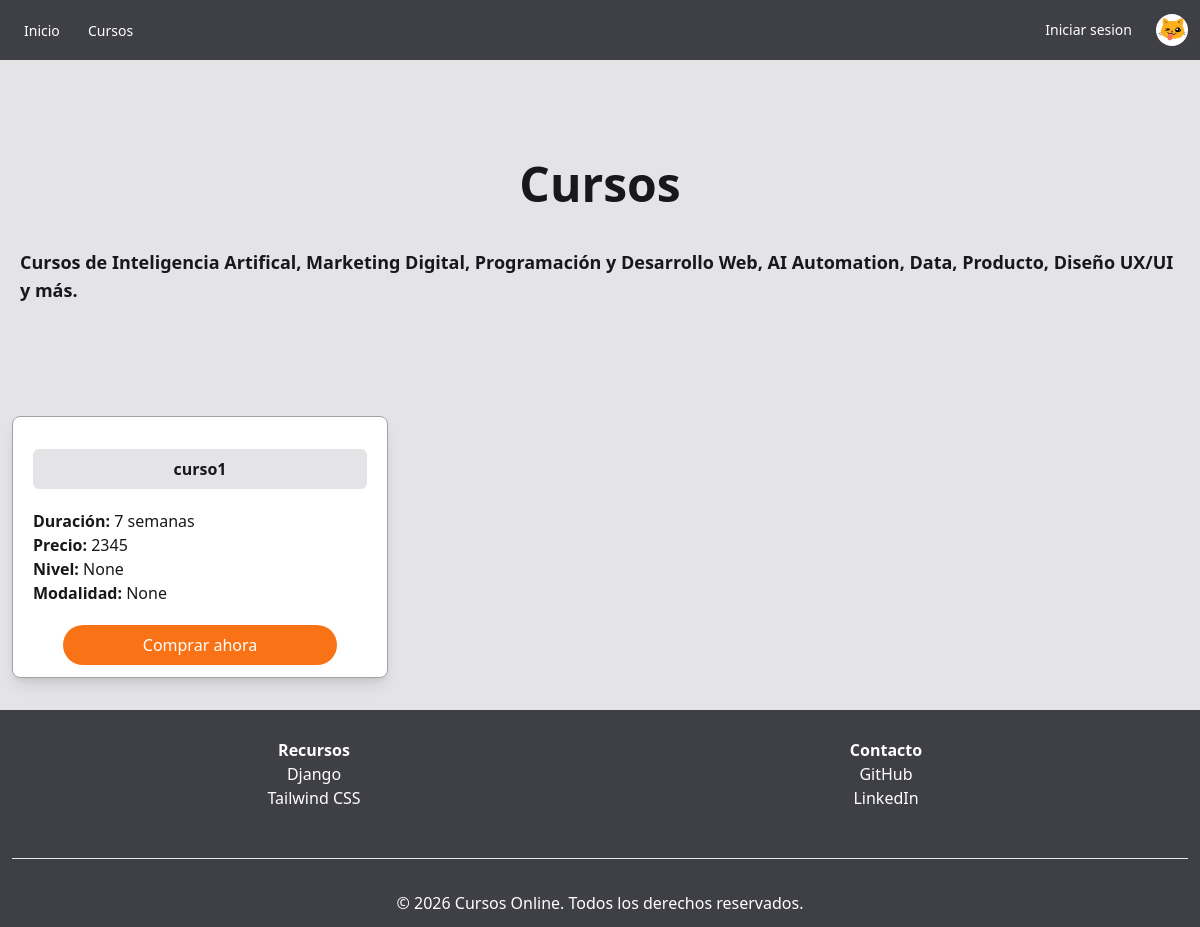
Before: /cursos/ with the older database file.
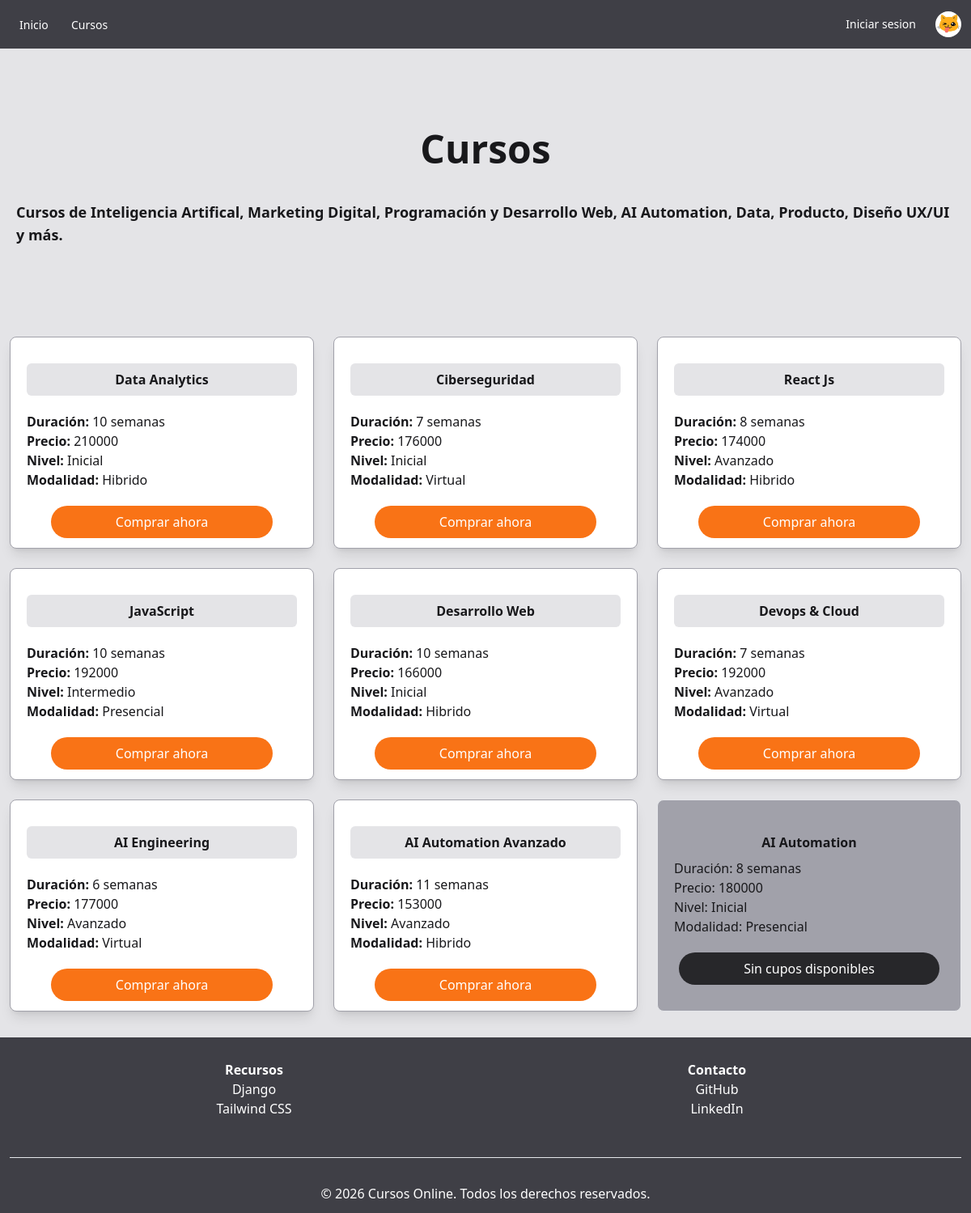
After: the same page with the newer database file.
### cursos/models.py (models this page shows, shortened)
class Curso(models.Model):
    nombre = models.CharField(max_length=100)
    duracion = models.IntegerField()
    precio = models.IntegerField()
    activo = models.BooleanField(default=True)
    modalidad = models.ForeignKey(
        Modalidad,
        on_delete=models.CASCADE,
        related_name="modalidad",
        default=None,
        null=True,
        blank=True
    )
    nivel = models.ForeignKey(
        Nivel,
        on_delete=models.CASCADE,
        related_name="nivel",
        default=None,
        null=True,
        blank=True
    )
    class Meta:
        verbose_name_plural = "Cursos disponible"
        ordering = ["-id"]

class Nivel(models.Model):
    nombre = models.CharField(max_length=50)
    def __str__(self):
        return self.nombre
    class Meta:
        verbose_name_plural = "Niveles"

class Modalidad(models.Model):
    nombre = models.CharField(max_length=50)
    def __str__(self):
        return self.nombre
    class Meta:
        verbose_name_plural = "Modalidades"

### cursos/views.py (the view)
# urls.py: path('', include('cursos.urls')),
def cursos(request):
    cursos = Curso.objects.all()
    return render(request, 'cursos/cursos.html', {'cursos': cursos})

### cursos/templates/cursos/cursos.html (shortened to what this page needs)
{% extends './base.html' %}
{% block body %}
    <div class="flex flex-col py-20">
        <h1 class="font-xl flex justify-center text-5xl font-bold p-5">Cursos</h1>
        <h3 class="font-md flex justify-center text-lg font-semibold p-5">Cursos de Inteligencia Artifical, Marketing Digital, Programación y Desarrollo Web, AI Automation, Data, Producto, Diseño UX/UI y más.</h3>
    </div>
    <section class="grid grid-cols-1 md:grid-cols-3 gap-6 m-3">
        {% for curso in cursos %}
            {% if curso.activo %}
                <article class="border border-zinc-400 shadow-lg rounded-lg bg-white py-3">
                    <div class="p-5">
                        <h5 class="font-bold flex justify-center bg-zinc-200 p-2 mb-5 rounded-md"> {{ curso.nombre }} </h5>
                        <p><b>Duración:</b> {{ curso.duracion }} semanas</p>
                        <p><b>Precio:</b> {{curso.precio}}</p>
                        <p><b>Nivel:</b> {{curso.nivel}}</p>
                        <p><b>Modalidad:</b> {{curso.modalidad}}</p>
                    </div>
                    <div class="flex flex-col items-center">
                        <a href="#" class="w-fit px-20 py-2 bg-orange-500 text-white rounded rounded-3xl hover:bg-orange-600">Comprar ahora</a>
                    </div>
                </article>
            {% else %}
                <article class="bg-zinc-400 border rounded-lg py-3">
                    <div class="p-5">
                        <h5 class="font-semibold flex justify-center p-2"> {{ curso.nombre }} </h5>
                        <p>Duración: {{ curso.duracion }} semanas</p>
                        <p>Precio: {{curso.precio}}</p>
                        <p>Nivel: {{curso.nivel}}</p>
                        <p>Modalidad: {{curso.modalidad}}</p>
                    </div>
                    <div class="flex flex-col items-center">
                        <a href="#" class="w-fit px-20 py-2 mb-5 bg-zinc-800 text-white rounded rounded-3xl border-zinc-900">Sin cupos disponibles</a>
                    </div>
                </article>
            {% endif %}
        {% endfor %}
    </section>
{% endblock %}

Changed rows visible on the page:
removed Curso: nombre "curso1", duracion "7", precio "2345", nivel "None", modalidad "None"
added Curso: nombre "Data Analytics", duracion "10", precio "210000", nivel "Inicial", modalidad "Hibrido"
added Curso: nombre "Ciberseguridad", duracion "7", precio "176000", nivel "Inicial", modalidad "Virtual"
added Curso: nombre "React Js", duracion "8", precio "174000", nivel "Avanzado", modalidad "Hibrido"
added Curso: nombre "JavaScript", duracion "10", precio "192000", nivel "Intermedio", modalidad "Presencial"
added Curso: nombre "Desarrollo Web", duracion "10", precio "166000", nivel "Inicial", modalidad "Hibrido"
added Curso: nombre "Devops & Cloud", duracion "7", precio "192000", nivel "Avanzado", modalidad "Virtual"
added Curso: nombre "AI Engineering", duracion "6", precio "177000", nivel "Avanzado", modalidad "Virtual"
added Curso: nombre "AI Automation Avanzado", duracion "11", precio "153000", nivel "Avanzado", modalidad "Hibrido"
added Curso: nombre "AI Automation", duracion "8", precio "180000", nivel "Inicial", modalidad "Presencial"
